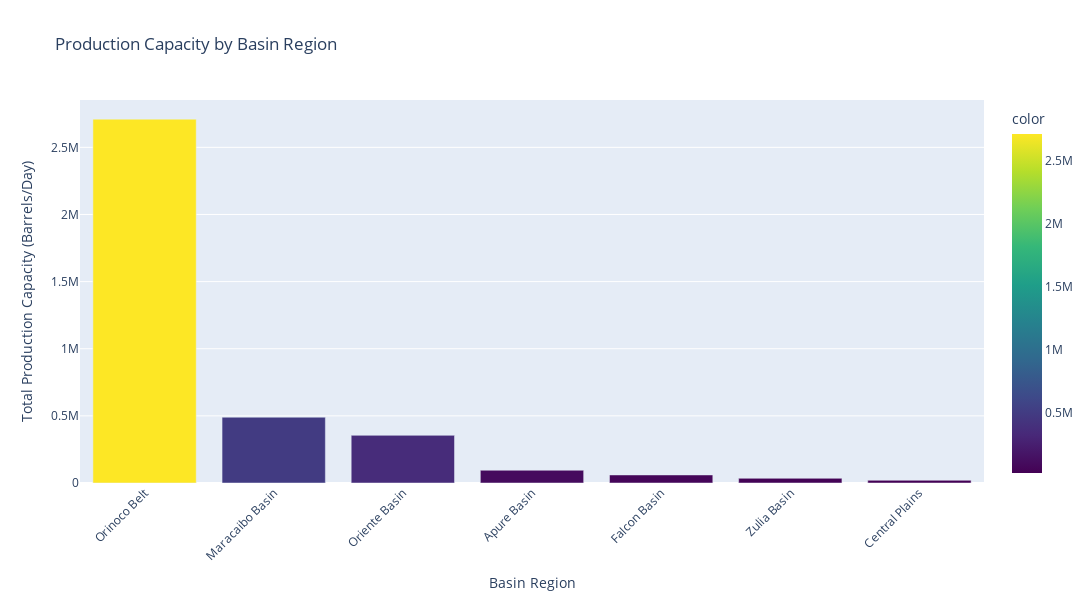

The code cell stored with this chart in its notebook:
### Markdown cell above
Grouping by Basin to see which region is carrying the heavy lifting for the country.

### Code cell
import plotly.express as px
# Grouping by Basin and summing the production capacity
basin_distribution = df_clean.groupby('Basin_Region')['Production_Capacity_Barrels_Day'].sum().sort_values(ascending=False)

total_capacity = basin_distribution.sum()
basin_percent = (basin_distribution / total_capacity) * 100

print("\nBasin Distribution of Production Capacity (%):")
for basin, percent in basin_percent.items():
    print(f"{basin}: {percent:.2f}%")

# We use the index (Basin names) and values (Production sums) from your basin_distribution
fig_basin = px.bar(
    x=basin_distribution.index, 
    y=basin_distribution.values,
    width=1200,   # Increased width
    height=600,   # Increased height
    color=basin_distribution.values,
    color_continuous_scale='Viridis',
    title='Production Capacity by Basin Region',
    labels={'x': 'Basin Region', 'y': 'Total Production Capacity (Barrels/Day)'}
)

# Customizing hover and layout
fig_basin.update_traces(
    hovertemplate='<b>Basin:</b> %{x}<br><b>Capacity:</b> %{y:,.0f} bbl/day'
)

# Prevents long labels from overlapping
fig_basin.update_layout(xaxis_tickangle=-45)

fig_basin.show()

### Figure 1 — Plotly figure (JSON) as saved in the notebook; plotly's stock layout.template omitted (floating-point values rounded to 4 significant figures)
{"data": [{"hovertemplate": "<b>Basin:</b> %{x}<br><b>Capacity:</b> %{y:,.0f} bbl/day", "legendgroup": "", "marker": {"color": [2710000, 490000, 355000, 95000, 60000, 35000, 20000], "coloraxis": "coloraxis", "pattern": {"shape": ""}}, "name": "", "orientation": "v", "showlegend": false, "textposition": "auto", "type": "bar", "x": ["Orinoco Belt", "Maracaibo Basin", "Oriente Basin", "Apure Basin", "Falcon Basin", "Zulia Basin", "Central Plains"], "xaxis": "x", "y": [2710000, 490000, 355000, 95000, 60000, 35000, 20000], "yaxis": "y"}], "layout": {"barmode": "relative", "coloraxis": {"colorbar": {"title": {"text": "color"}}, "colorscale": [[0, "#440154"], [0.1111, "#482878"], [0.2222, "#3e4989"], [0.3333, "#31688e"], [0.4444, "#26828e"], [0.5556, "#1f9e89"], [0.6667, "#35b779"], [0.7778, "#6ece58"], [0.8889, "#b5de2b"], [1, "#fde725"]]}, "height": 600, "legend": {"tracegroupgap": 0}, "title": {"text": "Production Capacity by Basin Region"}, "width": 1200, "xaxis": {"anchor": "y", "domain": [0, 1], "tickangle": -45, "title": {"text": "Basin Region"}}, "yaxis": {"anchor": "x", "domain": [0, 1], "title": {"text": "Total Production Capacity (Barrels/Day)"}}}}
